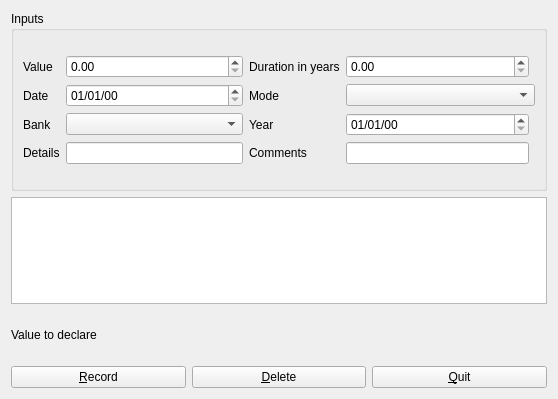
<?xml version="1.0" encoding="UTF-8"?>
<ui version="4.0">
 <class>AssetsViewerWidget</class>
 <widget class="QWidget" name="AssetsViewerWidget">
  <property name="geometry">
   <rect>
    <x>0</x>
    <y>0</y>
    <width>558</width>
    <height>399</height>
   </rect>
  </property>
  <property name="windowTitle">
   <string>Assets</string>
  </property>
  <layout class="QGridLayout" name="gridLayout_3">
   <item row="0" column="0">
    <layout class="QGridLayout" name="gridLayout_2">
     <item row="0" column="0" colspan="3">
      <widget class="QGroupBox" name="inputsGroupBox">
       <property name="minimumSize">
        <size>
         <width>0</width>
         <height>180</height>
        </size>
       </property>
       <property name="title">
        <string>Inputs</string>
       </property>
       <layout class="QGridLayout" name="gridLayout_4">
        <item row="0" column="0">
         <layout class="QGridLayout" name="gridLayout">
          <item row="1" column="0">
           <widget class="QLabel" name="valueLabel">
            <property name="text">
             <string>Value</string>
            </property>
            <property name="wordWrap">
             <bool>true</bool>
            </property>
            <property name="buddy">
             <cstring>valueDoubleSpinBox</cstring>
            </property>
           </widget>
          </item>
          <item row="1" column="1">
           <widget class="QDoubleSpinBox" name="valueDoubleSpinBox"/>
          </item>
          <item row="1" column="2">
           <widget class="QLabel" name="label">
            <property name="text">
             <string>Duration in years</string>
            </property>
            <property name="wordWrap">
             <bool>true</bool>
            </property>
            <property name="buddy">
             <cstring>durationDoubleSpinBox</cstring>
            </property>
           </widget>
          </item>
          <item row="1" column="3">
           <widget class="QDoubleSpinBox" name="durationDoubleSpinBox"/>
          </item>
          <item row="2" column="2">
           <widget class="QLabel" name="modeLabel">
            <property name="text">
             <string>Mode</string>
            </property>
           </widget>
          </item>
          <item row="2" column="3" colspan="2">
           <widget class="QComboBox" name="modeComboBox"/>
          </item>
          <item row="2" column="0">
           <widget class="QLabel" name="dateLabel">
            <property name="text">
             <string>Date</string>
            </property>
            <property name="wordWrap">
             <bool>true</bool>
            </property>
            <property name="buddy">
             <cstring>dateEdit</cstring>
            </property>
           </widget>
          </item>
          <item row="2" column="1">
           <widget class="QDateEdit" name="dateEdit">
            <property name="displayFormat">
             <string notr="true">dd/MM/yy</string>
            </property>
           </widget>
          </item>
          <item row="4" column="0">
           <widget class="QLabel" name="detailsLabel">
            <property name="text">
             <string>Details</string>
            </property>
           </widget>
          </item>
          <item row="4" column="2">
           <widget class="QLabel" name="commentsLabel">
            <property name="text">
             <string>Comments</string>
            </property>
           </widget>
          </item>
          <item row="4" column="3">
           <widget class="QLineEdit" name="commentsEdit">
            <property name="minimumSize">
             <size>
              <width>183</width>
              <height>0</height>
             </size>
            </property>
           </widget>
          </item>
          <item row="4" column="1">
           <widget class="QLineEdit" name="detailsEdit">
            <property name="minimumSize">
             <size>
              <width>0</width>
              <height>0</height>
             </size>
            </property>
           </widget>
          </item>
          <item row="3" column="1">
           <widget class="QComboBox" name="bankComboBox"/>
          </item>
          <item row="3" column="0">
           <widget class="QLabel" name="bankLabel">
            <property name="text">
             <string>Bank</string>
            </property>
           </widget>
          </item>
          <item row="3" column="2">
           <widget class="QLabel" name="yearLabel">
            <property name="text">
             <string>Year</string>
            </property>
           </widget>
          </item>
          <item row="3" column="3">
           <widget class="QDateEdit" name="yearEdit">
            <property name="displayFormat">
             <string notr="true">dd/MM/yy</string>
            </property>
           </widget>
          </item>
         </layout>
        </item>
       </layout>
      </widget>
     </item>
     <item row="1" column="0" colspan="3">
      <widget class="QTableView" name="tableView"/>
     </item>
     <item row="2" column="0" colspan="3">
      <widget class="QLabel" name="declareLabel">
       <property name="minimumSize">
        <size>
         <width>0</width>
         <height>50</height>
        </size>
       </property>
       <property name="text">
        <string>Value to declare</string>
       </property>
      </widget>
     </item>
     <item row="3" column="0">
      <widget class="QPushButton" name="recordButton">
       <property name="text">
        <string>&amp;Record</string>
       </property>
      </widget>
     </item>
     <item row="3" column="1">
      <widget class="QPushButton" name="deleteButton">
       <property name="text">
        <string>&amp;Delete</string>
       </property>
      </widget>
     </item>
     <item row="3" column="2">
      <widget class="QPushButton" name="quitButton">
       <property name="text">
        <string>&amp;Quit</string>
       </property>
      </widget>
     </item>
    </layout>
   </item>
  </layout>
 </widget>
 <tabstops>
  <tabstop>valueDoubleSpinBox</tabstop>
  <tabstop>durationDoubleSpinBox</tabstop>
  <tabstop>dateEdit</tabstop>
  <tabstop>modeComboBox</tabstop>
  <tabstop>detailsEdit</tabstop>
  <tabstop>commentsEdit</tabstop>
  <tabstop>tableView</tabstop>
  <tabstop>recordButton</tabstop>
  <tabstop>deleteButton</tabstop>
  <tabstop>quitButton</tabstop>
 </tabstops>
 <resources/>
 <connections/>
</ui>
